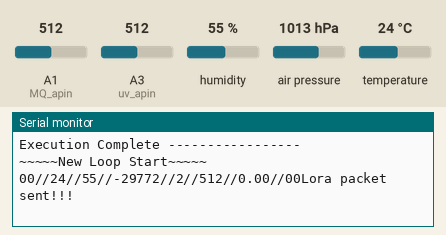
The sketch below on a simulated Arduino Uno, built with avr-gcc and run on an emulated ATmega328P. Parts: the last lines printed to the serial monitor. The test bench sets the inputs (shaded band); at power-on: humidity 55 %, air pressure 1013 hPa, A1 (MQ_apin) = 512, temperature 24 °C, A3 (uv_apin) = 512. No radio packets arrive unless stated.

Above: at 1.7 s.
1.8 s: humidity set to 22 %
At 2.8 s:
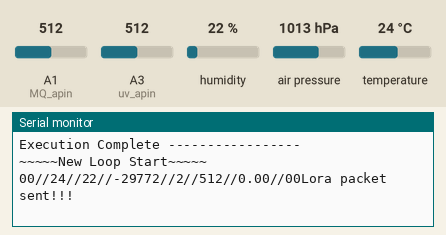
3.3 s: air pressure set to 952 hPa
At 4.0 s:
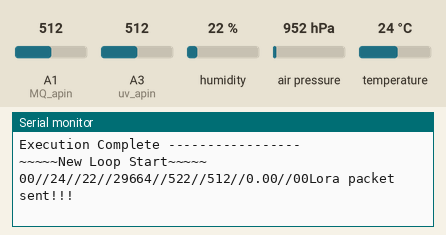
6.5 s: A1 (MQ_apin) set to 716
At 7.0 s:
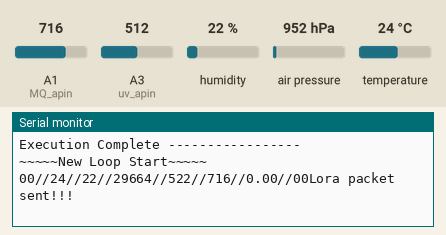
8.0 s: temperature set to 12 °C
At 8.8 s:
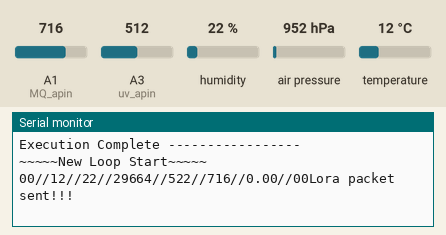
9.5 s: air pressure set to 975 hPa
At 10.0 s:
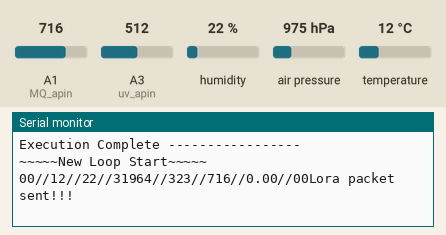
11.0 s: A1 (MQ_apin) set to 992
At 11.8 s:
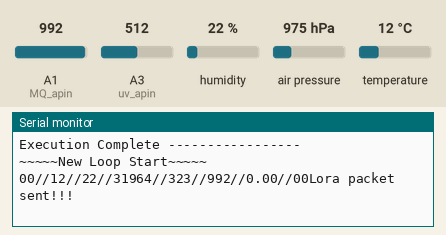
Timing chart, 0 to 13.5 s (numbered marks = the images above; inputs shaded):
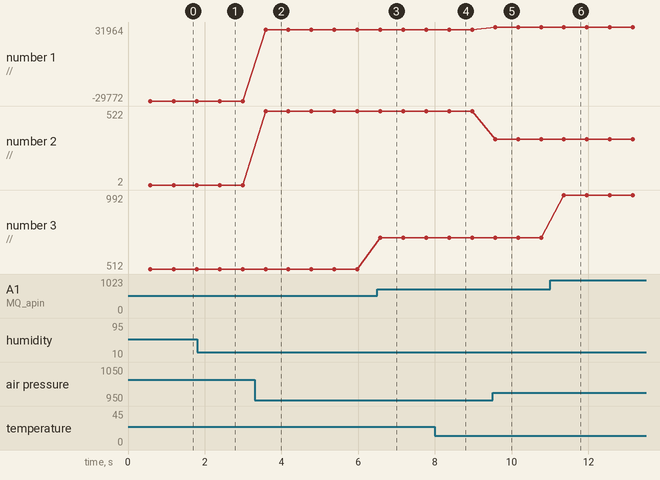

The sketch:

WStationStm.ino
```cpp
#include <DHTStable.h>
#include <SPI.h>
#include <LoRa.h>
#include <Wire.h>
#include <Adafruit_BMP085.h>
#define seaLevelPressure_hPa 1013.25


// pin config
// bmp sensor
// i2c connnection above AREF 2 pins
//


#define dht_apin A0 // DHT pin
#define MQ_apin A1 // MQ sensor Pin
#define BMP_apin A4 // BMP sensor Pin
#define uv_apin A3 // UV sensor pin


Adafruit_BMP085 bmp;
DHTStable DHT;


// variables
int counter = 0;
int DHTHumVal = 0;
int DHTTemp = 0;
int MQSensorValue = 0;
int pressureVal = 0;
int altitudeVal = 0;
int realAltVal = 0;
int uvVal = 0;
bool LoraFail = false;
float uvSensorVoltage = 0;
float uvIndex = 0;

void setup(){

  Serial.begin(9600);
  delay(500);//Delay to let system boot

  //Wait before accessing Sensor
  Serial.println("LORA starting...");
  LoRa.begin(433E6);

    if (!LoRa.begin(433E6)) {
        Serial.println("Starting LoRa failed!");
        LoraFail = true;

        while(LoraFail){
           LoRa.begin(433E6);
           Serial.println("Reattempting Lora Restart, please check connection");
           if(LoRa.begin(433E6)){
            LoraFail = false;
            break;
           }
        }
    }
    bmp.begin();
     Serial.println("Setup done");
     if (!bmp.begin()) {
  Serial.println("Could not find a valid BMP085 sensor, check wiring!");

  }

}

void loop(){

    Serial.println("~~~~~New Loop Start~~~~~");
    // DHT Sensor
    DHT.read11(dht_apin);

//    Serial.print("Current humidity = ");
//    Serial.print(DHT.getHumidity());
//    Serial.print("%");
//    Serial.print("temperature = ");
//    Serial.print(DHT.getTemperature());
//    Serial.println("C  ");
    DHTHumVal = DHT.getHumidity();
    DHTTemp = DHT.getTemperature();


    // MQ sensor
    MQSensorValue = analogRead(MQ_apin);       // read analog input pin 0
//    Serial.print("AirQua=");
//    Serial.print(MQSensorValue);               // prints the value read
//    Serial.println(" PPM");
    //delay(2000);//Wait 2 seconds before accessing sensor again.


//  bmp 180
  // pressure value
//   Serial.print("Pressure = ");
//   Serial.print(bmp.readPressure());
   pressureVal = bmp.readPressure();
//   Serial.println(" Pa");

   // altitude value
//   Serial.print("Altitude = ");
//   Serial.print(bmp.readAltitude());
   altitudeVal = bmp.readAltitude();
//   Serial.println(" meters");

   // Serial.print("Pressure at sealevel (calculated) = ");
   // Serial.print(bmp.readSealevelPressure());
   // seaLevelPressure
   // Serial.println("Pa");

   // real altitude value
//   Serial.print("Real altitude = ");
//   Serial.print(bmp.readAltitude(seaLevelPressure_hPa * 100));
   realAltVal = bmp.readAltitude(seaLevelPressure_hPa * 100);
//   Serial.println(" meters");


     // uv value
     uvVal = analogRead(uv_apin);
    uvSensorVoltage = uvVal/1024*5.0;
//    Serial.print("sensor reading = ");
//    Serial.print(uvVal);
//    Serial.print("        sensor voltage = ");
//    Serial.print(uvSensorVoltage);
//    Serial.println(" V");
////    delay(1000);
//    delay(1000);
//    Serial.println("------------------- end of reading -----------------------");
 Serial.print("00//");
    Serial.print(DHTTemp);
    Serial.print("//");
    Serial.print(DHTHumVal);
    Serial.print("//");
    Serial.print(pressureVal);
    Serial.print("//");
//    Serial.print(altitudeVal);
//    Serial.print("//");
    Serial.print(realAltVal);
    Serial.print("//");
    Serial.print(MQSensorValue);
    Serial.print("//");
    Serial.print(uvIndex);
    Serial.print("//00");
    if(!LoraFail){

    // Lora Sender
    LoRa.beginPacket();
//    LoRa.print("Just something");
    LoRa.print("00//");
    LoRa.print(DHTHumVal);
    LoRa.print("//");
    LoRa.print(DHTTemp);
    LoRa.print("//");
    LoRa.print(MQSensorValue);
    LoRa.print("//");
    LoRa.print(altitudeVal);
    LoRa.print("//");
    LoRa.print(realAltVal);
    LoRa.print("//00");
    LoRa.endPacket();

    Serial.println("Lora packet sent!!!");
    }else{
      Serial.println("Lora packet not sent!!!");
    }
    delay(500);
    Serial.println("Execution Complete -----------------");
}
```

Measured:
- after the input at 1.8 s, the serial monitor: prints a new line after 0.59 s (image 1)
- after the input at 3.3 s, the serial monitor: prints a new line after 0.28 s (image 2)
- after the input at 6.5 s, the serial monitor: prints a new line after 0.08 s (image 3)
- after the input at 8.0 s, the serial monitor: prints a new line after 0.37 s (image 4)
- after the input at 9.5 s, the serial monitor: prints a new line after 0.07 s (image 5)
- after the input at 11.0 s, the serial monitor: prints a new line after 0.36 s (image 6)
- plotted number 1: -29772 → 29664 after the input at 3.3 s, 29664 → 31964 after the input at 9.5 s
- plotted number 2: 2 → 522 after the input at 3.3 s, 522 → 323 after the input at 9.5 s
